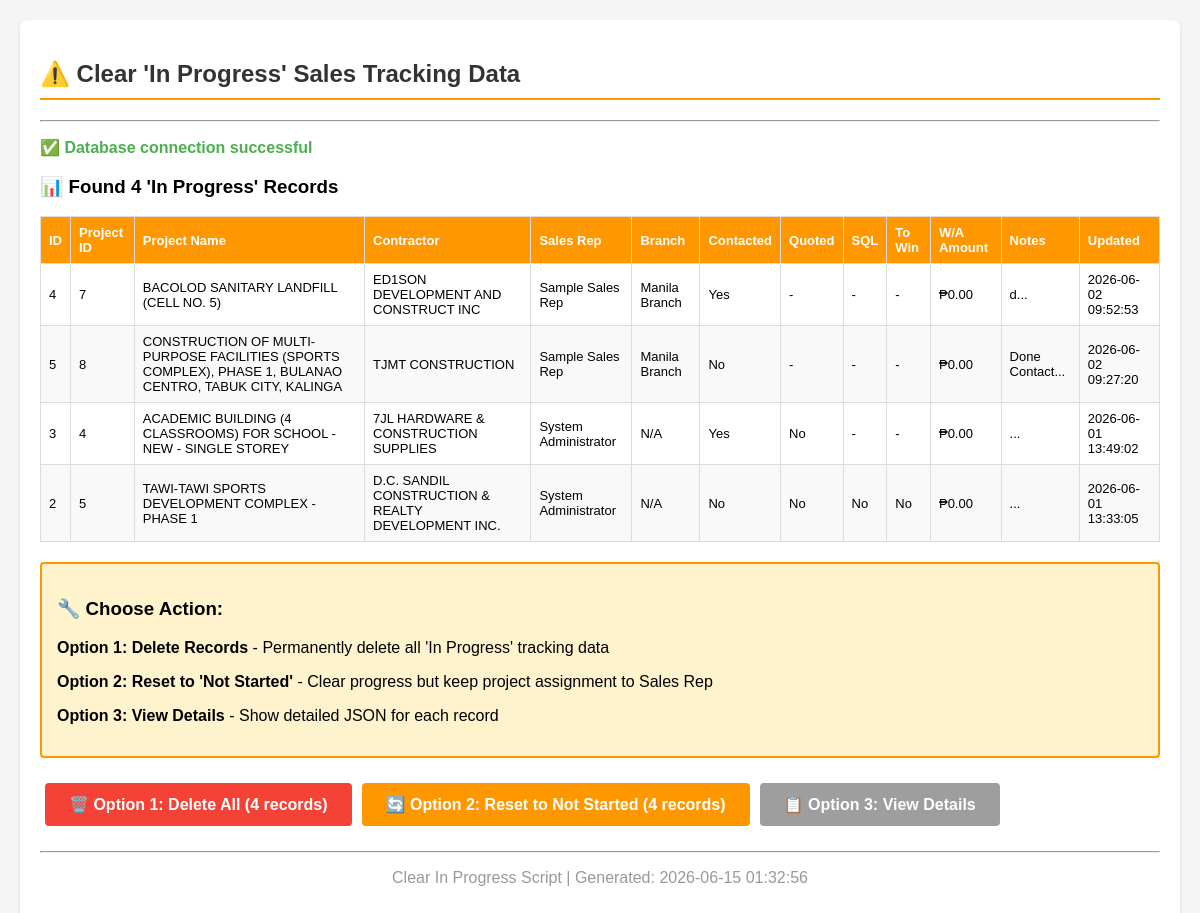
/clear-in-progress-tracking.php, run on the app's committed database.
### tables this page shows
CREATE TABLE `sales_tracking` (
  `id` int(10) UNSIGNED NOT NULL,
  `project_id` int(10) UNSIGNED NOT NULL,
  `sales_rep_id` int(10) UNSIGNED NOT NULL,
  `status` varchar(50) NOT NULL DEFAULT 'Assigned',
  `first_contact_date` date DEFAULT NULL,
  `last_contact_date` date DEFAULT NULL,
  `next_followup_date` date DEFAULT NULL,
  `contact_method` varchar(50) DEFAULT NULL,
  `client_response` text DEFAULT NULL,
  `notes` text DEFAULT NULL,
  `probability_percentage` decimal(5,2) DEFAULT 0.00,
  `expected_close_date` date DEFAULT NULL,
  `updated_by` int(10) UNSIGNED DEFAULT NULL,
  `created_at` datetime NOT NULL DEFAULT current_timestamp(),
  `updated_at` datetime NOT NULL DEFAULT current_timestamp() ON UPDATE current_timestamp(),
  `contacted` enum('Yes','No') DEFAULT NULL COMMENT 'Has the project been contacted?',
  `quoted` enum('Yes','No') DEFAULT NULL COMMENT 'Has a quote been provided?',
  `to_win` enum('Yes','No') DEFAULT NULL COMMENT 'Is this project won?',
  `sales_qualified` enum('Yes','No') DEFAULT NULL COMMENT 'Is this a Sales Qualified Lead?',
  `wa_amount` decimal(18,2) DEFAULT 0.00,
  `tracking_status` enum('Not Started','In Progress','Complete') NOT NULL DEFAULT 'Not Started',
  `branch` varchar(100) DEFAULT NULL COMMENT 'Sales rep branch',
  `assigned_at` datetime DEFAULT NULL COMMENT 'When the project was assigned to this SR',
  `contacted_at` datetime DEFAULT NULL COMMENT 'When contacted was first set to Yes',
  `sales_qualified_at` datetime DEFAULT NULL COMMENT 'When sales_qualified was first set (Yes or No)',
  `quoted_at` datetime DEFAULT NULL COMMENT 'When quoted was first set to Yes',
  `to_win_at` datetime DEFAULT NULL COMMENT 'When to_win was first set to Yes with wa_amount'
);

CREATE TABLE `projects` (
  `id` int(10) UNSIGNED NOT NULL,
  `contractor_id` varchar(100) DEFAULT NULL,
  `project_id` varchar(100) DEFAULT NULL,
  `contractor_name` varchar(255) NOT NULL,
  `contact_person` varchar(255) DEFAULT NULL,
  `contact_number` varchar(50) DEFAULT NULL,
  `project_name` varchar(500) NOT NULL,
  `project_value` decimal(18,2) NOT NULL DEFAULT 0.00,
  `status` varchar(50) NOT NULL DEFAULT 'Prospect',
  `source` varchar(50) DEFAULT NULL,
  `notice_reference_number` varchar(5) DEFAULT NULL COMMENT 'PHILGEPS Notice Reference Number - 5 digits only, required when source is PHILGEPS',
  `publication_date` date DEFAULT NULL,
  `address` text DEFAULT NULL,
  `region` varchar(100) DEFAULT NULL,
  `city_province` varchar(150) DEFAULT NULL,
  `contract_country` varchar(100) DEFAULT 'Philippines',
  `contract_region` varchar(100) DEFAULT NULL,
  `contract_province` varchar(100) DEFAULT NULL,
  `contract_city` varchar(100) DEFAULT NULL,
  `contract_barangay` varchar(100) DEFAULT NULL,
  `contract_street` varchar(255) DEFAULT NULL,
  `contract_blk_lot` varchar(100) DEFAULT NULL,
  `contract_coordinates` varchar(255) DEFAULT NULL,
  `project_country` varchar(100) DEFAULT 'Philippines',
  `project_region` varchar(100) DEFAULT NULL,
  `project_province` varchar(100) DEFAULT NULL,
  `project_city` varchar(100) DEFAULT NULL,
  `project_barangay` varchar(100) DEFAULT NULL,
  `project_street` varchar(255) DEFAULT NULL,
  `project_blk_lot` varchar(100) DEFAULT NULL,
  `project_coordinates` varchar(255) DEFAULT NULL,
  `sheet_pile_type` varchar(100) DEFAULT NULL,
  `sheet_pile_amount` decimal(18,2) DEFAULT NULL,
  `drbs` text DEFAULT NULL,
  `drbs_value` decimal(18,2) DEFAULT NULL,
  `accomplishment_rate` decimal(5,2) DEFAULT 0.00,
  `ms_plate` decimal(18,2) DEFAULT NULL,
  `angle_bars` decimal(18,2) DEFAULT NULL,
  `channel_bars` decimal(18,2) DEFAULT NULL,
  `wide_flange` decimal(18,2) DEFAULT NULL,
  `gi_bi` decimal(18,2) DEFAULT NULL,
  `assigned_to` int(10) UNSIGNED DEFAULT NULL,
  `assigned_at` datetime DEFAULT NULL,
  `assigned_by` int(10) UNSIGNED DEFAULT NULL,
  `is_processed` tinyint(1) NOT NULL DEFAULT 0,
  `processed_at` datetime DEFAULT NULL,
  `processed_by` int(10) UNSIGNED DEFAULT NULL,
  `encoded_by` int(10) UNSIGNED DEFAULT NULL,
  `archived_at` datetime DEFAULT NULL,
  `archived_by` int(10) UNSIGNED DEFAULT NULL,
  `created_at` datetime NOT NULL DEFAULT current_timestamp(),
  `updated_at` datetime NOT NULL DEFAULT current_timestamp() ON UPDATE current_timestamp(),
  KEY `idx_archived_at` (`archived_at`),
  KEY `idx_archived_by` (`archived_by`)
);

CREATE TABLE `users` (
  `id` int(10) UNSIGNED NOT NULL,
  `email` varchar(255) NOT NULL,
  `full_name` varchar(150) NOT NULL DEFAULT '',
  `password_hash` varchar(255) NOT NULL,
  `role` enum('superadmin','admin','encoder','sales_rep') NOT NULL DEFAULT 'encoder',
  `branch` varchar(100) DEFAULT NULL,
  `totp_secret` varchar(64) DEFAULT NULL,
  `reset_requested` tinyint(1) NOT NULL DEFAULT 0,
  `created_at` datetime NOT NULL DEFAULT current_timestamp(),
  `updated_at` datetime NOT NULL DEFAULT current_timestamp() ON UPDATE current_timestamp()
);

### clear-in-progress-tracking.php (the view, shortened to what this page needs)
<?php
echo "<!DOCTYPE html>";
echo "<html><head><title>Clear In Progress Sales Tracking</title>";
echo "<style>
    body { font-family: Arial, sans-serif; margin: 20px; background: #f5f5f5; }
    .container { background: white; padding: 20px; border-radius: 8px; box-shadow: 0 2px 4px rgba(0,0,0,0.1); max-width: 1200px; margin: 0 auto; }
    h2 { color: #333; border-bottom: 2px solid #ff9800; padding-bottom: 10px; }
    .success { color: #4CAF50; font-weight: bold; }
    .error { color: #f44336; font-weight: bold; }
    .info { color: #2196F3; }
    .warning { color: #ff9800; font-weight: bold; }
    table { border-collapse: collapse; width: 100%; margin: 10px 0; }
    th, td { border: 1px solid #ddd; padding: 8px; text-align: left; font-size: 13px; }
    th { background-color: #ff9800; color: white; }
    tr:nth-child(even) { background-color: #f9f9f9; }
    .btn-container { margin: 20px 0; }
    .btn { display: inline-block; padding: 12px 24px; margin: 5px; border-radius: 4px; text-decoration: none; color: white; font-weight: bold; cursor: pointer; border: none; }
    .btn-danger { background-color: #f44336; }
    .btn-danger:hover { background-color: #d32f2f; }
    .btn-warning { background-color: #ff9800; }
    .btn-warning:hover { background-color: #f57c00; }
    .btn-secondary { background-color: #9e9e9e; }
    .btn-secondary:hover { background-color: #757575; }
    .btn-primary { background-color: #2196F3; }
    .btn-primary:hover { background-color: #1976D2; }
    .confirm-box { background: #fff3cd; border: 2px solid #ff9800; padding: 15px; border-radius: 4px; margin: 20px 0; }
    pre { background: #f5f5f5; padding: 10px; border-radius: 4px; overflow-x: auto; font-size: 12px; }
</style></head><body>";
echo "<div class='container'>";
echo "<h2>⚠️ Clear 'In Progress' Sales Tracking Data</h2>";
echo "<hr>";
try {
    $db = getDB();
    echo "<p class='success'>✅ Database connection successful</p>";
    $action = $_GET['action'] ?? 'view';
    $confirm = $_GET['confirm'] ?? 'no';
    $stmt = $db->query("
        SELECT
            st.id,
            st.project_id,
            st.sales_rep_id,
            st.tracking_status,
            st.contacted,
            st.quoted,
            st.sales_qualified,
            st.to_win,
            st.wa_amount,
            st.branch,
            st.notes,
            st.created_at,
            st.updated_at,
            p.project_name,
            p.contractor_name,
            u.full_name as sales_rep_name
        FROM sales_tracking st
        LEFT JOIN projects p ON st.project_id = p.id
        LEFT JOIN users u ON st.sales_rep_id = u.id
        WHERE st.tracking_status = 'In Progress'
        ORDER BY st.updated_at DESC
    ");
    $records = $stmt->fetchAll(PDO::FETCH_ASSOC);
    $count = count($records);
    echo "<h3>📊 Found $count 'In Progress' Records</h3>";
    echo "<table>";
    echo "<thead><tr>";
    echo "<th>ID</th>";
    echo "<th>Project ID</th>";
    echo "<th>Project Name</th>";
    echo "<th>Contractor</th>";
    echo "<th>Sales Rep</th>";
    echo "<th>Branch</th>";
    echo "<th>Contacted</th>";
    echo "<th>Quoted</th>";
    echo "<th>SQL</th>";
    echo "<th>To Win</th>";
    echo "<th>W/A Amount</th>";
    echo "<th>Notes</th>";
    echo "<th>Updated</th>";
    echo "</tr></thead>";
    echo "<tbody>";
    foreach ($records as $record) {
        echo "<tr>";
        echo "<td>" . htmlspecialchars($record['id']) . "</td>";
        echo "<td>" . htmlspecialchars($record['project_id']) . "</td>";
        echo "<td>" . htmlspecialchars($record['project_name'] ?? 'N/A') . "</td>";
        echo "<td>" . htmlspecialchars($record['contractor_name'] ?? 'N/A') . "</td>";
        echo "<td>" . htmlspecialchars($record['sales_rep_name'] ?? 'N/A') . "</td>";
        echo "<td>" . htmlspecialchars($record['branch'] ?? 'N/A') . "</td>";
        echo "<td>" . ($record['contacted'] ? htmlspecialchars($record['contacted']) : '-') . "</td>";
        echo "<td>" . ($record['quoted'] ? htmlspecialchars($record['quoted']) : '-') . "</td>";
        echo "<td>" . ($record['sales_qualified'] ? htmlspecialchars($record['sales_qualified']) : '-') . "</td>";
        echo "<td>" . ($record['to_win'] ? htmlspecialchars($record['to_win']) : '-') . "</td>";
        echo "<td>₱" . number_format($record['wa_amount'] ?? 0, 2) . "</td>";
        echo "<td>" . htmlspecialchars(substr($record['notes'] ?? '', 0, 30)) . "...</td>";
        echo "<td>" . htmlspecialchars($record['updated_at']) . "</td>";
        echo "</tr>";
    }
    echo "</tbody></table>";
    if ($action === 'view') {
        echo "<div class='confirm-box'>";
        echo "<h3>🔧 Choose Action:</h3>";
        echo "<p><strong>Option 1: Delete Records</strong> - Permanently delete all 'In Progress' tracking data</p>";
        echo "<p><strong>Option 2: Reset to 'Not Started'</strong> - Clear progress but keep project assignment to Sales Rep</p>";
        echo "<p><strong>Option 3: View Details</strong> - Show detailed JSON for each record</p>";
        echo "</div>";
        echo "<div class='btn-container'>";
        echo "<a href='?action=delete' class='btn btn-danger'>🗑️ Option 1: Delete All ($count records)</a>";
        echo "<a href='?action=reset' class='btn btn-warning'>🔄 Option 2: Reset to Not Started ($count records)</a>";
        echo "<a href='?action=details' class='btn btn-secondary'>📋 Option 3: View Details</a>";
        echo "</div>";
    } else if ($action === 'delete' && $confirm === 'no') {
        echo "<div class='confirm-box'>";
        echo "<h3>⚠️ CONFIRM DELETE</h3>";
        echo "<p class='error'>This will permanently delete $count sales tracking records!</p>";
        echo "<p><strong>This action CANNOT be undone!</strong></p>";
        echo "<p>Are you sure you want to continue?</p>";
        echo "</div>";
        echo "<div class='btn-container'>";
        echo "<a href='?action=delete&confirm=yes' class='btn btn-danger'>⚠️ YES, DELETE ALL</a>";
        echo "<a href='?action=view' class='btn btn-secondary'>❌ Cancel</a>";
        echo "</div>";
    } else if ($action === 'delete' && $confirm === 'yes') {
        echo "<h3>🗑️ Deleting Records...</h3>";
        $deleteStmt = $db->prepare("DELETE FROM sales_tracking WHERE tracking_status = 'In Progress'");
        $deleteStmt->execute();
        $deleted = $deleteStmt->rowCount();
        echo "<p class='success'>✅ Successfully deleted $deleted records!</p>";
        echo "<p>The projects are now available for fresh sales tracking.</p>";
        echo "<div class='btn-container'>";
        echo "<a href='?action=view' class='btn btn-primary'>🔄 Refresh</a>";
        echo "<a href='test-sales-tracking.php' class='btn btn-secondary'>View All Tracking</a>";
        echo "</div>";
    } else if ($action === 'reset' && $confirm === 'no') {
        echo "<div class='confirm-box'>";
        echo "<h3>⚠️ CONFIRM RESET</h3>";
        echo "<p class='warning'>This will reset $count sales tracking records to 'Not Started'</p>";
        echo "<p>The following data will be cleared:</p>";
        echo "<ul>";
        echo "<li>Contacted, Quoted, Sales Qualified, To Win (all set to NULL)</li>";
        echo "<li>W/A Amount (set to 0)</li>";
        echo "<li>Notes (cleared)</li>";
        echo "<li>Status changed to 'Not Started'</li>";
        echo "</ul>";
        echo "<p>The following data will be KEPT:</p>";
        echo "<ul>";
        echo "<li>Project assignment (Sales Rep)</li>";
        echo "<li>Branch</li>";
        echo "</ul>";
        echo "</div>";
        echo "<div class='btn-container'>";
        echo "<a href='?action=reset&confirm=yes' class='btn btn-warning'>🔄 YES, RESET ALL</a>";
        echo "<a href='?action=view' class='btn btn-secondary'>❌ Cancel</a>";
        echo "</div>";
    } else if ($action === 'reset' && $confirm === 'yes') {
        echo "<h3>🔄 Resetting Records...</h3>";
        $resetStmt = $db->prepare("
            UPDATE sales_tracking
            SET
                contacted = NULL,
                quoted = NULL,
                sales_qualified = NULL,
                to_win = NULL,
                wa_amount = 0.00,
                notes = NULL,
                tracking_status = 'Not Started',
                updated_at = NOW()
            WHERE tracking_status = 'In Progress'
        ");
        $resetStmt->execute();
        $reset = $resetStmt->rowCount();
        echo "<p class='success'>✅ Successfully reset $reset records to 'Not Started'!</p>";
        echo "<p>Project assignments and branches have been preserved.</p>";
        echo "<div class='btn-container'>";
        echo "<a href='?action=view' class='btn btn-primary'>🔄 Refresh</a>";
        echo "<a href='test-sales-tracking.php' class='btn btn-secondary'>View All Tracking</a>";
        echo "</div>";
    } else if ($action === 'details') {
        echo "<h3>📋 Detailed View</h3>";
        foreach ($records as $i => $record) {
            echo "<h4>Record #" . ($i + 1) . " - Project ID: " . htmlspecialchars($record['project_id']) . "</h4>";
            echo "<pre>" . htmlspecialchars(json_encode($record, JSON_PRETTY_PRINT | JSON_UNESCAPED_UNICODE)) . "</pre>";
        }
        echo "<div class='btn-container'>";
        echo "<a href='?action=view' class='btn btn-secondary'>⬅️ Back</a>";
        echo "</div>";
    }
} catch (PDOException $e) {
    echo "<p class='error'>❌ Database Error: " . htmlspecialchars($e->getMessage()) . "</p>";
} catch (Exception $e) {
    echo "<p class='error'>❌ Error: " . htmlspecialchars($e->getMessage()) . "</p>";
}
echo "<hr>";
echo "<p style='text-align: center; color: #999;'>";
echo "Clear In Progress Script | Generated: " . date('Y-m-d H:i:s');
echo "</p>";
echo "</div>";
echo "</body></html>";
?>

### clear-in-progress-tracking.php (style rules this page uses)
body { font-family: Arial, sans-serif; margin: 20px; background: #f5f5f5; }
.container { background: white; padding: 20px; border-radius: 8px; box-shadow: 0 2px 4px rgba(0,0,0,0.1); max-width: 1200px; margin: 0 auto; }
h2 { color: #333; border-bottom: 2px solid #ff9800; padding-bottom: 10px; }
.success { color: #4CAF50; font-weight: bold; }
table { border-collapse: collapse; width: 100%; margin: 10px 0; }
th, td { border: 1px solid #ddd; padding: 8px; text-align: left; font-size: 13px; }
th { background-color: #ff9800; color: white; }
tr:nth-child(even) { background-color: #f9f9f9; }
.btn-container { margin: 20px 0; }
.btn { display: inline-block; padding: 12px 24px; margin: 5px; border-radius: 4px; text-decoration: none; color: white; font-weight: bold; cursor: pointer; border: none; }
.btn-danger { background-color: #f44336; }
.btn-warning { background-color: #ff9800; }
.btn-secondary { background-color: #9e9e9e; }
.confirm-box { background: #fff3cd; border: 2px solid #ff9800; padding: 15px; border-radius: 4px; margin: 20px 0; }

### data on the page
sales_tracking: id "4", project "7", project.project_name "BACOLOD SANITARY LANDFILL (CELL NO. 5)", project.contractor_name "ED1SON DEVELOPMENT AND CONSTRUCT INC", sales_rep.full_name "Sample Sales Rep", branch "Manila Branch", contacted "Yes", wa_amount "0.00", notes "d", updated_at "2026-06-02 09:52:53"
sales_tracking: id "5", project "8", project.project_name "CONSTRUCTION OF MULTI-PURPOSE FACILITIES (SPORTS COMPLEX), PHASE 1, BULANAO CENTRO, TABUK CITY, KALINGA", project.contractor_name "TJMT CONSTRUCTION", sales_rep.full_name "Sample Sales Rep", branch "Manila Branch", contacted "No", wa_amount "0.00", notes "Done Contact", updated_at "2026-06-02 09:27:20"
sales_tracking: id "3", project "4", project.project_name "ACADEMIC BUILDING (4 CLASSROOMS) FOR SCHOOL - NEW - SINGLE STOREY", project.contractor_name "7JL HARDWARE & CONSTRUCTION SUPPLIES", sales_rep.full_name "System Administrator", branch "N/A", contacted "Yes", quoted "No", wa_amount "0.00", updated_at "2026-06-01 13:49:02"
sales_tracking: id "2", project "5", project.project_name "TAWI-TAWI SPORTS DEVELOPMENT COMPLEX - PHASE 1", project.contractor_name "D.C. SANDIL CONSTRUCTION & REALTY DEVELOPMENT INC.", sales_rep.full_name "System Administrator", branch "N/A", contacted "No", quoted "No", sales_qualified "No", to_win "No", wa_amount "0.00", updated_at "2026-06-01 13:33:05"

### other printed values
$count "4"
